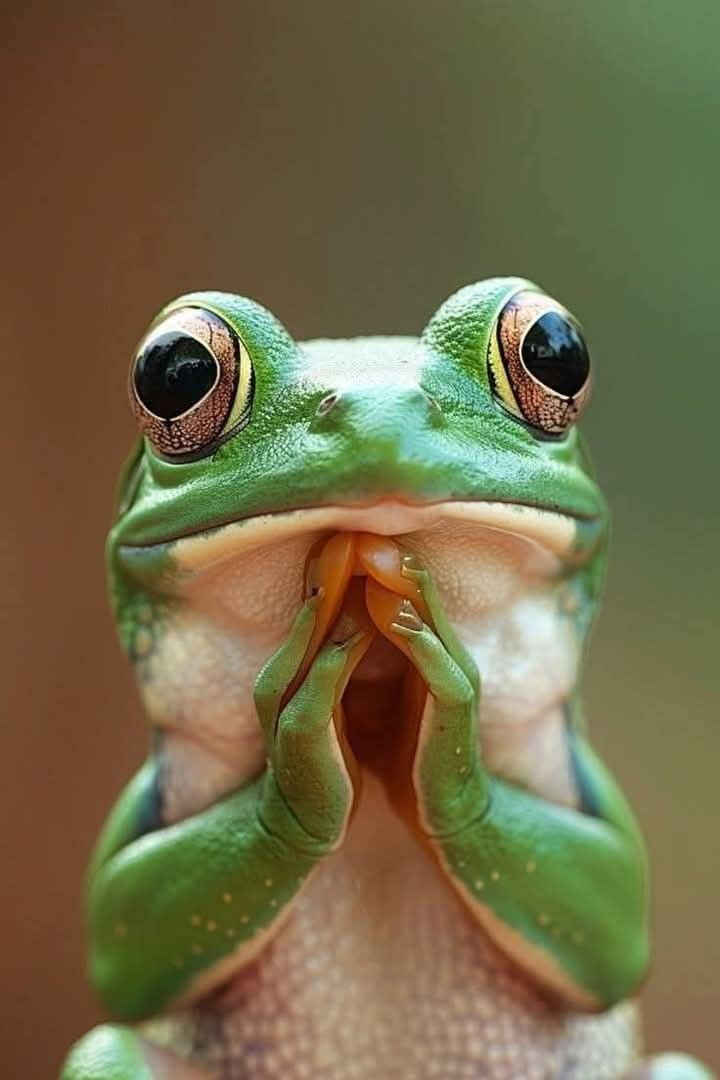
#> input picture data/img/frog.jpg, 720 x 1080 px; its folder holds only this picture in this run
$ python -i utils.py   (imports and definitions only)
#> lines starting #> are read from the running program, lines starting #| are printed output that depends on the picture
import numpy as np
from scipy import signal
from PIL import Image
import matplotlib.pyplot as plt
from matplotlib.colors import LinearSegmentedColormap
import os


# [19 lines left out: functions load_sample_image, load_image_from_path, not called in this run]


def get_available_images(data_folder="data/img"):
    if os.path.exists(data_folder):
        images = [
            f
            for f in os.listdir(data_folder)
            if f.lower().endswith((".png", ".jpg", ".jpeg", ".bmp", ".tiff"))
        ]
        return sorted(images)
    return []


# [13 lines left out: functions apply_convolution, normalize_image, not called in this run]


def create_kernel_from_list(values_list):
    return np.array(values_list)


def create_kernel_from_values(k00, k01, k02, k10, k11, k12, k20, k21, k22):
    return np.array([[k00, k01, k02], [k10, k11, k12], [k20, k21, k22]])


# [158 lines left out: functions get_preset_kernel, plot_convolution_result, not called in this run]


def create_convolution_widget(original_image):
    import ipywidgets as widgets
    from IPython.display import display
    import io

    output = widgets.Output()
    current_image = original_image

    # Image selector widgets
    image_selector = widgets.Dropdown(
        options=["Generated Sample"] + get_available_images(),
        value="Generated Sample",
        description="Image:",
        style={"description_width": "80px"},
        layout=widgets.Layout(width="300px"),
    )

    upload_button = widgets.FileUpload(
        accept="image/*",
        description="Upload Image",
        multiple=False,
        layout=widgets.Layout(width="200px"),
    )

    kernel_size_dropdown = widgets.Dropdown(
        options=[3, 5, 7, 9, 11],
        value=3,
        description="Size:",
        style={"description_width": "40px"},
        layout=widgets.Layout(width="120px"),
    )

    preset_dropdown = widgets.Dropdown(
        options=[
            "Custom",
            "Identity",
            "Edge Detection",
            "Sharpen",
            "Box Blur",
            "Gaussian Blur",
            "Sobel X",
            "Sobel Y",
            "Emboss",
        ],
        value="Identity",
        description="Preset:",
        style={"description_width": "80px"},
        layout=widgets.Layout(width="300px"),
    )

    input_mode_dropdown = widgets.Dropdown(
        options=["Text Input", "Individual Boxes"],
        value="Individual Boxes",
        description="Input Mode:",
        style={"description_width": "80px"},
        layout=widgets.Layout(width="250px"),
    )

    kernel_text = widgets.Textarea(
        value="0 0 0\n0 1 0\n0 0 0",
        placeholder="Enter kernel as rows, space-separated values",
        description="Text Input:",
        layout=widgets.Layout(width="200px", height="80px"),
        style={"description_width": "80px"},
    )

    fill_all = widgets.FloatText(
        value=0.0,
        description="Fill all:",
        layout=widgets.Layout(width="150px"),
        style={"description_width": "50px"},
    )

    fill_button = widgets.Button(
        description="Apply",
        button_style="info",
        layout=widgets.Layout(width="80px"),
    )

    kernel_inputs = []
    kernel_grid = None
    updating = False

    def create_kernel_grid(size):
        nonlocal kernel_inputs, kernel_grid
        kernel_inputs = []

        for i in range(size):
            row = []
            for j in range(size):
                val = 1.0 if i == size // 2 and j == size // 2 else 0.0
                w = widgets.FloatText(
                    value=val, description="", layout=widgets.Layout(width="70px")
                )
                row.append(w)
            kernel_inputs.append(row)

        for row in kernel_inputs:
            for w in row:
                w.observe(on_individual_change, names="value")

        kernel_grid = widgets.GridBox(
            children=[item for row in kernel_inputs for item in row],
            layout=widgets.Layout(
                grid_template_columns=f"repeat({size}, 70px)", grid_gap="3px"
            ),
        )
        return kernel_grid

    def get_kernel_from_inputs():
        return np.array([[w.value for w in row] for row in kernel_inputs])

    def update_plot():
        kernel = get_kernel_from_inputs()

        with output:
            output.clear_output(wait=True)
            fig, (ax1, ax2) = plt.subplots(1, 2, figsize=(14, 6))
            plot_convolution_result(current_image, kernel, ax1, ax2)
            plt.tight_layout()
            plt.show()

    # [120 lines left out: functions update_kernel_text_from_inputs, on_individual_change, on_preset_change, on_text_change, on_fill_button_click, on_size_change and 3 more, not called in this run]

    preset_dropdown.observe(on_preset_change, names="value")
    kernel_text.observe(on_text_change, names="value")
    fill_button.on_click(on_fill_button_click)
    kernel_size_dropdown.observe(on_size_change, names="value")
    input_mode_dropdown.observe(on_input_mode_change, names="value")
    image_selector.observe(on_image_change, names="value")
    upload_button.observe(on_upload, names="value")

    initial_grid = create_kernel_grid(3)

    image_selector_row = widgets.HBox(
        [image_selector, upload_button],
        layout=widgets.Layout(gap="20px", justify_content="center"),
    )

    top_controls = widgets.HBox(
        [kernel_size_dropdown, preset_dropdown, fill_all, fill_button],
        layout=widgets.Layout(gap="15px", justify_content="center"),
    )

    input_mode_row = widgets.HBox(
        [input_mode_dropdown],
        layout=widgets.Layout(justify_content="center"),
    )

    grid_container = widgets.VBox(
        [initial_grid],
        layout=widgets.Layout(align_items="center"),
    )

    text_container = widgets.VBox(
        [kernel_text],
        layout=widgets.Layout(align_items="center"),
    )

    kernel_editor = widgets.VBox(
        [grid_container],
        layout=widgets.Layout(padding="10px 0px", align_items="center"),
    )

    update_plot()

    display(
        widgets.VBox(
            [
                image_selector_row,
                widgets.HTML("<br>"),
                top_controls,
                widgets.HTML("<br>"),
                input_mode_row,
                widgets.HTML("<br>"),
                kernel_editor,
                widgets.HTML("<br>"),
                output,
            ],
            layout=widgets.Layout(padding="20px"),
        )
    )

>>> import cv2
>>> picture = cv2.imread('../data/img/frog.jpg', cv2.IMREAD_GRAYSCALE)
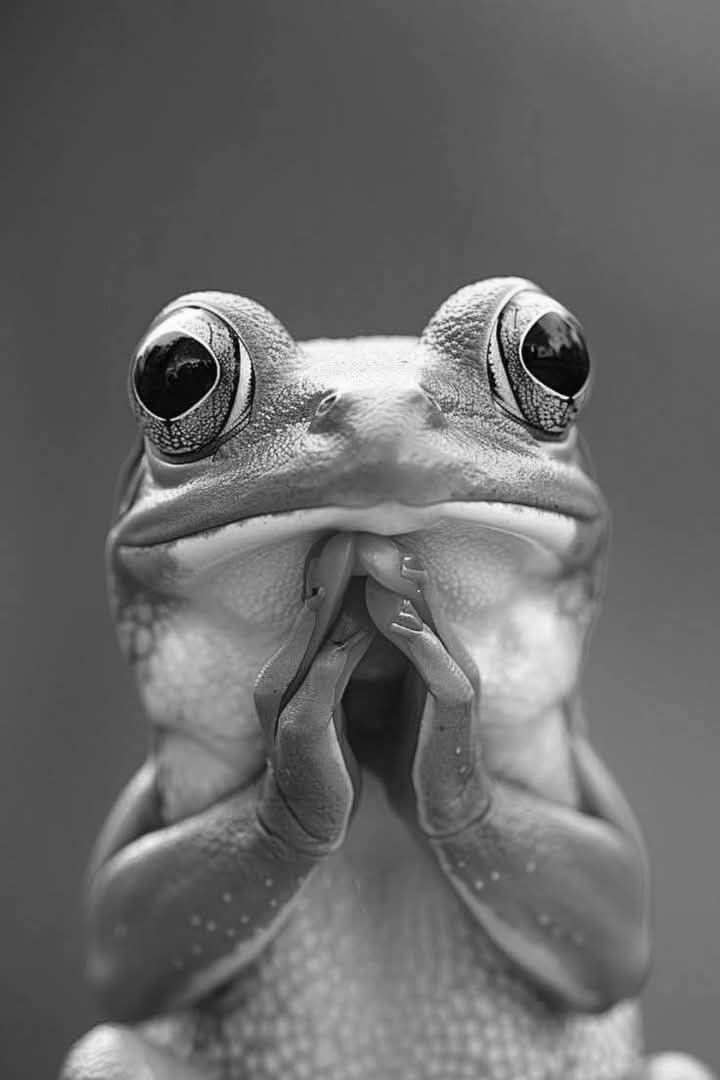
#> picture: shape (1080, 720); min 0, max 255, mean 105.4
>>> result = create_convolution_widget(picture)
#> (the call stopped at in update_plot, `fig, (ax1, ax2) = plt.subplots(1, 2, figsize=(14, 6))`: IPython is not available in this run)
